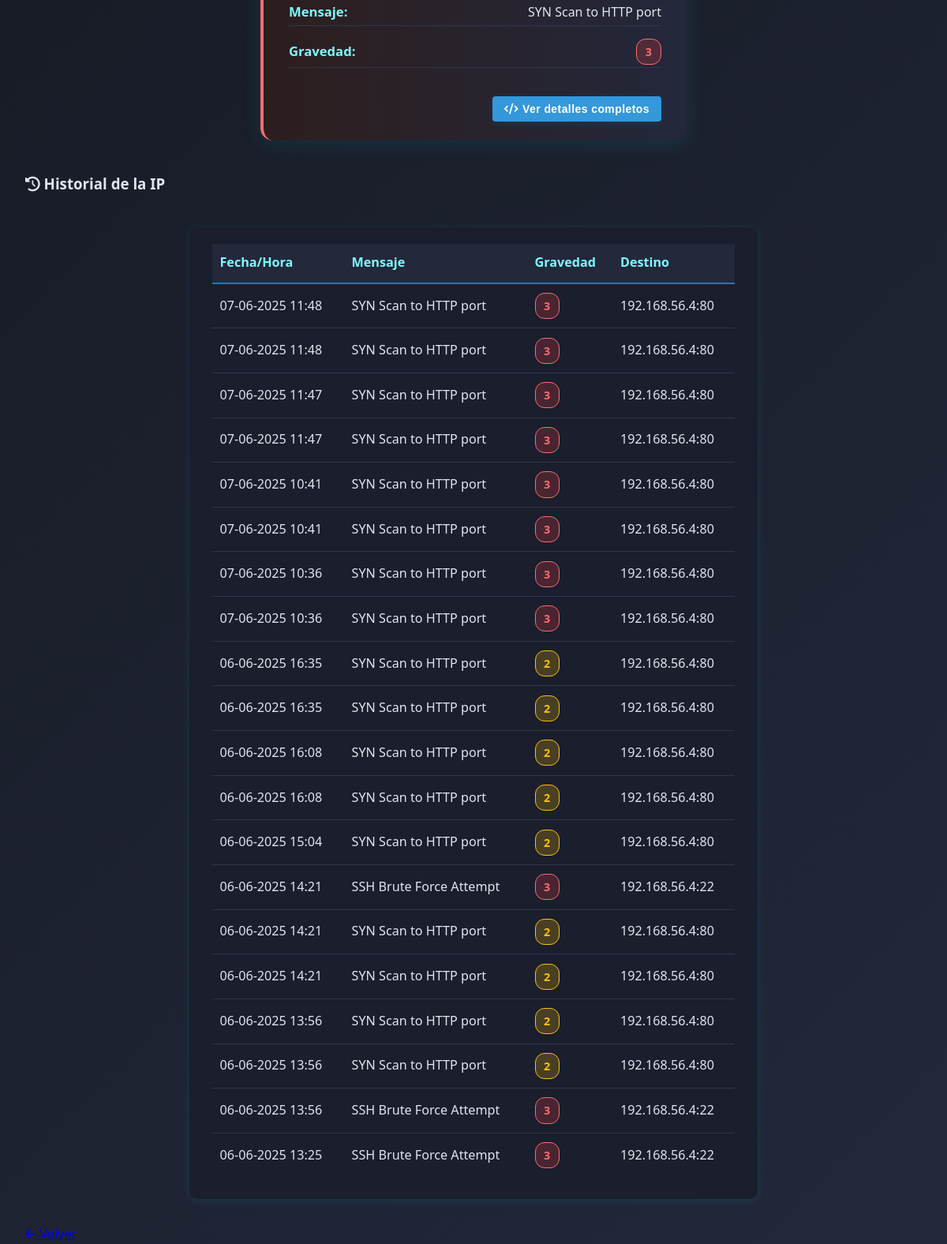
Page /web-interface/alert-details.php?id=51 (lower part) on the earlier database version.
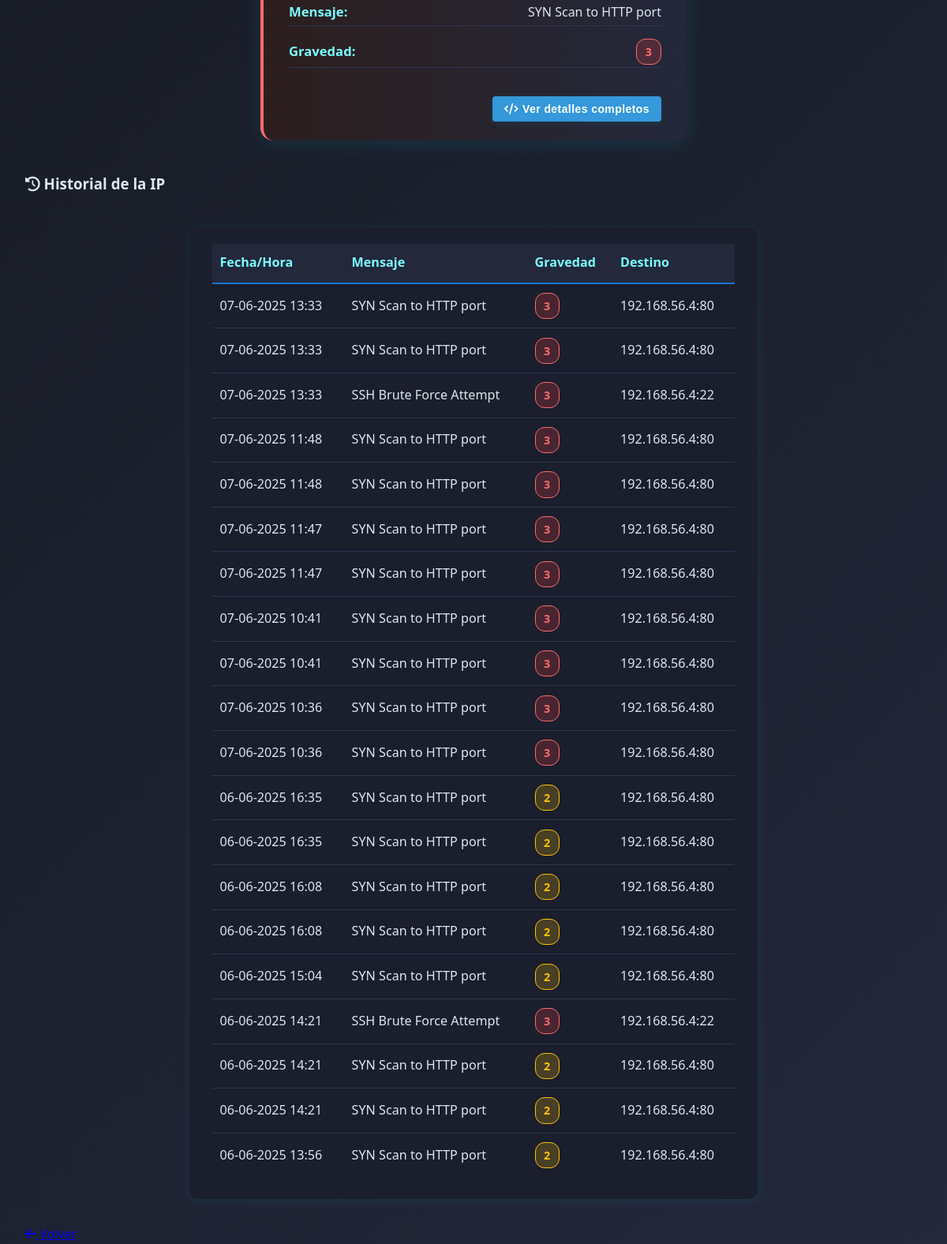
Same page on the later database version.
### tables this page shows
CREATE TABLE alerts (
        id INTEGER PRIMARY KEY AUTOINCREMENT,
        timestamp TEXT,
        source_ip TEXT,
        source_port TEXT,
        destination_ip TEXT,
        dest_port TEXT,
        alert_message TEXT,
        severity INTEGER,
        protocol TEXT,
        action_taken TEXT,
        raw_data TEXT
    );

### web-interface/alert-details.php (the view, shortened to what this page needs)
<?php
$id = intval($_GET['id']);
$db = new SQLite3('/var/www/html/database/alerts.db');
$stmt = $db->prepare('SELECT * FROM alerts WHERE id = :id');
$stmt->bindValue(':id', $id, SQLITE3_INTEGER);
$result = $stmt->execute();
$alert = $result->fetchArray(SQLITE3_ASSOC);
$source_ip = $alert['source_ip'];
$history = [];
if ($source_ip) {
    $hist_stmt = $db->prepare('SELECT * FROM alerts WHERE source_ip = :source_ip ORDER BY timestamp DESC LIMIT 20');
    $hist_stmt->bindValue(':source_ip', $source_ip, SQLITE3_TEXT);
    $hist_result = $hist_stmt->execute();
    while ($row = $hist_result->fetchArray(SQLITE3_ASSOC)) {
        $history[] = $row;
    }
}
?>
<!DOCTYPE html>
<html lang="es">
<head>
    <link rel="stylesheet" href="css/style.css">
    <link rel="stylesheet" href="https://cdnjs.cloudflare.com/ajax/libs/font-awesome/6.4.0/css/all.min.css">
</head>
<body>
    <div class="container">
        <main>
            <section class="alert-card severity-<?= (int)$alert['severity'] ?>">
                <div class="alert-card-body">
                    <div class="alert-detail-row"><span class="alert-detail-label">Mensaje:</span><span><?= htmlspecialchars($alert['alert_message']) ?></span></div>
                    <div class="alert-detail-row"><span class="alert-detail-label">Gravedad:</span><span class="gravedad-badge gravedad-<?= (int)$alert['severity'] ?>"><?= htmlspecialchars($alert['severity']) ?></span></div>
                    <div class="alert-actions">
                        <button id="showJsonBtn" class="action-btn primary">
                            <i class="fas fa-code"></i> Ver detalles completos
                        </button>
                    </div>
                </div>
            </section>
            <h3><i class="fas fa-history"></i> Historial de la IP</h3>
            <section class="alert-history-box">
                <table class="alert-history-table">
                    <thead>
                        <tr>
                            <th>Fecha/Hora</th>
                            <th>Mensaje</th>
                            <th>Gravedad</th>
                            <th>Destino</th>
                        </tr>
                    </thead>
                    <tbody>
                    <?php foreach ($history as $h): ?>
                        <tr>
                            <td><?php
    $date = new DateTime($h['timestamp'], new DateTimeZone('UTC'));
    $date->setTimezone(new DateTimeZone('Europe/Madrid'));
    echo $date->format('d-m-Y H:i');
?></td>
                            <td><?= htmlspecialchars($h['alert_message']) ?></td>
                            <td><span class="gravedad-badge gravedad-<?= (int)$h['severity'] ?>"><?= htmlspecialchars($h['severity']) ?></span></td>
                            <td><?= htmlspecialchars($h['destination_ip']) ?><?= !empty($h['dest_port']) ? ':' . htmlspecialchars($h['dest_port']) : '' ?></td>
                        </tr>
                    <?php endforeach; ?>
                    </tbody>
                </table>
            </section>
            <a href="index.php" class="btn"><i class="fas fa-arrow-left"></i> Volver</a>
        </main>
    </div>
</body>
</html>

Differences in the rows shown:
no longer on this page (row unchanged): alerts: timestamp "06-06-2025 13:56", alert_message "SYN Scan to HTTP port", severity "2", destination_ip "192.168.56.4", dest_port "80"
no longer on this page (row unchanged): alerts: timestamp "06-06-2025 13:56", alert_message "SSH Brute Force Attempt", severity "3", destination_ip "192.168.56.4", dest_port "22"
no longer on this page (row unchanged): alerts: timestamp "06-06-2025 13:25", alert_message "SSH Brute Force Attempt", severity "3", destination_ip "192.168.56.4", dest_port "22"
added alerts: timestamp "07-06-2025 13:33", alert_message "SYN Scan to HTTP port", severity "3", destination_ip "192.168.56.4", dest_port "80"
added alerts: timestamp "07-06-2025 13:33", alert_message "SYN Scan to HTTP port", severity "3", destination_ip "192.168.56.4", dest_port "80"
added alerts: timestamp "07-06-2025 13:33", alert_message "SSH Brute Force Attempt", severity "3", destination_ip "192.168.56.4", dest_port "22"
